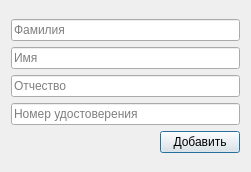
<?xml version="1.0" encoding="UTF-8"?>
<ui version="4.0">
 <class>AddLecturerDialog</class>
 <widget class="QDialog" name="AddLecturerDialog">
  <property name="geometry">
   <rect>
    <x>0</x>
    <y>0</y>
    <width>251</width>
    <height>172</height>
   </rect>
  </property>
  <property name="windowTitle">
   <string>Dialog</string>
  </property>
  <layout class="QGridLayout" name="gridLayout">
   <item row="0" column="0">
    <layout class="QVBoxLayout" name="verticalLayout_2">
     <item>
      <layout class="QVBoxLayout" name="verticalLayout">
       <item>
        <widget class="QLineEdit" name="lastNameLine">
         <property name="placeholderText">
          <string>Фамилия</string>
         </property>
        </widget>
       </item>
       <item>
        <widget class="QLineEdit" name="firstNameLine">
         <property name="placeholderText">
          <string>Имя</string>
         </property>
        </widget>
       </item>
       <item>
        <widget class="QLineEdit" name="patronymicLine">
         <property name="placeholderText">
          <string>Отчество</string>
         </property>
        </widget>
       </item>
       <item>
        <widget class="QLineEdit" name="lecturerIdCard">
         <property name="placeholderText">
          <string>Номер удостоверения</string>
         </property>
        </widget>
       </item>
      </layout>
     </item>
     <item>
      <layout class="QHBoxLayout" name="horizontalLayout">
       <item>
        <spacer name="horizontalSpacer">
         <property name="orientation">
          <enum>Qt::Horizontal</enum>
         </property>
         <property name="sizeHint" stdset="0">
          <size>
           <width>68</width>
           <height>20</height>
          </size>
         </property>
        </spacer>
       </item>
       <item>
        <widget class="QPushButton" name="addDisciplineButton">
         <property name="text">
          <string>Добавить</string>
         </property>
        </widget>
       </item>
      </layout>
     </item>
    </layout>
   </item>
  </layout>
 </widget>
 <resources/>
 <connections/>
</ui>
